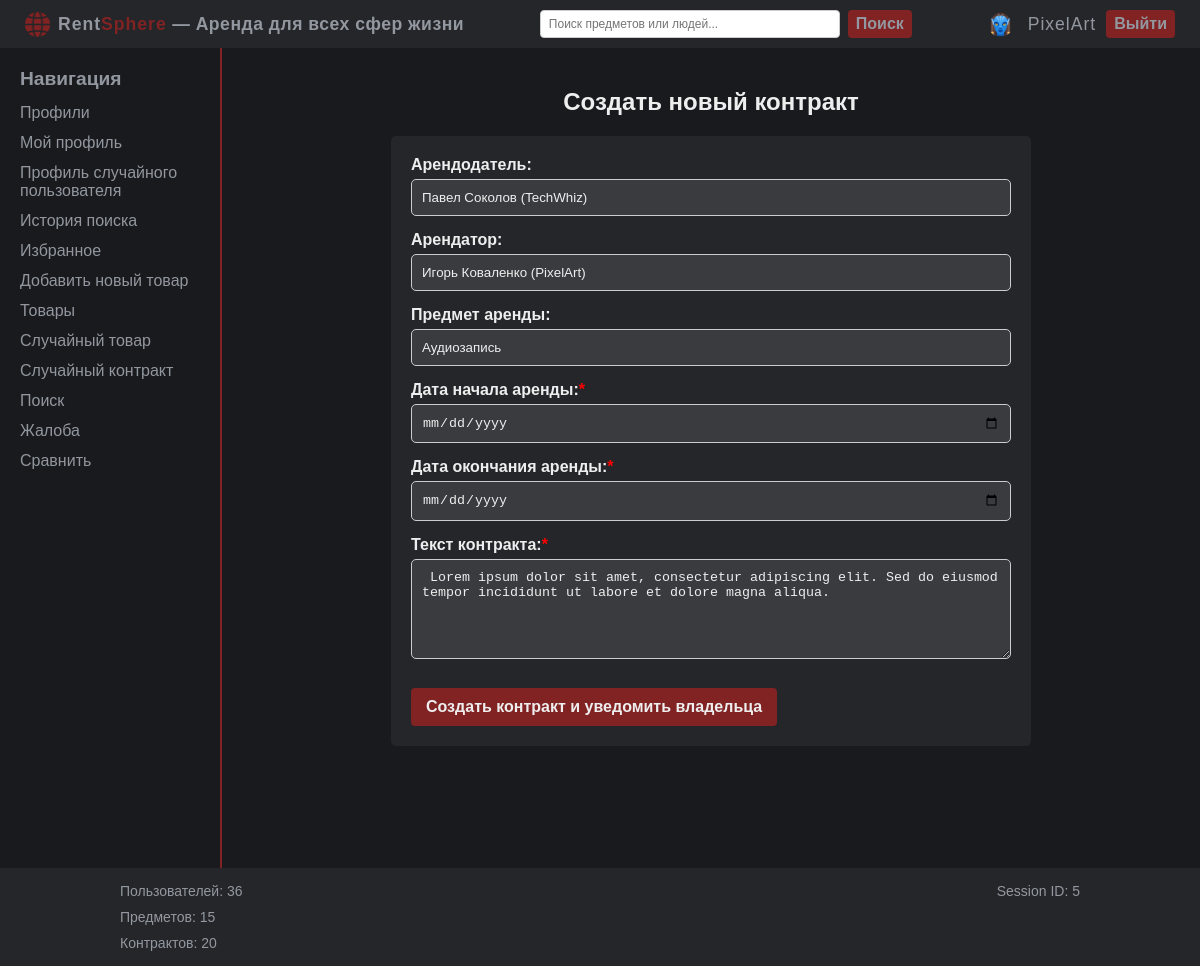
Page /contracts/new?item_id=1 (signed in) on the committed database.
### models.py (models this page shows, shortened)
class User(Base):
    __tablename__ = "users"
    id = Column(Integer, primary_key=True)
    login = Column(String(100), unique=True, nullable=False)
    password = Column(String(200), nullable=False)
    ipn = Column(Integer)
    first_name = Column(String(100))
    last_name = Column(String(100))
    phone_number = Column(String(20))
    email = Column(String(100), unique=True, nullable=False)
    avatar = Column(String(255))
    register_date = Column(Integer)
    compare_items = Column(types.JSON, default=[], nullable=True)
    items = relationship("Item", backref="owner_user")

class Item(Base):
    __tablename__ = "items"
    id = Column(Integer, primary_key=True)
    photo = Column(String(255))
    name = Column(String(255), nullable=False)
    desc = Column(Text)
    price_h = Column(Numeric(10, 2), nullable=True)
    price_d = Column(Numeric(10, 2), nullable=True)
    price_w = Column(Numeric(10, 2), nullable=True)
    price_m = Column(Numeric(10, 2), nullable=True)
    owner_id = Column(Integer, ForeignKey("users.id"))
    owner = relationship("User", backref="owner_items")

### app.py (the view, shortened to what this page needs)
@app.route("/contracts/new", methods=["GET", "POST"])
@login_required
def create_contract():
    if request.method == "GET":
        item_id = request.args.get('item_id')
        item = models.Item.query.get(item_id)
        owner = models.User.query.get(item.owner_id)
        renter = models.User.query.get(session.get("user_id"))
        return render_template("contract_form.html",
                               item=item,
                               owner=owner,
                               renter=renter,
                               user=session.get("user_id"))

### app.py (called while the page is built)
def login_required(func):
    @wraps(func)
    def wrapper(*args, **kwargs):
        user_id = session.get("user_id")
        if not user_id:
            return redirect(url_for("login"))
        return func(*args, **kwargs)
    return wrapper

@app.teardown_request
def teardown_request(exceptions=None):
    db_session.remove()

@app.context_processor
def stats_data():
    session_id = session.get("user_id")
    users_total = models.User.query.count()
    items_total = models.Item.query.count()
    contracts_total = models.Contract.query.count()
    stats = {"users_total": users_total,
             "items_total": items_total,
             "contracts_total": contracts_total,
             "session_id": session_id}
    return dict(stats=stats)

@app.context_processor
def inject_user():
    user_id = session.get("user_id")
    user_data = {"id": None, "login": "Guest"}
    if user_id:
        try:
            user_id = int(user_id)
            user = models.User.query.filter_by(id=user_id).first()
            if user:
                user_data = {"id": user.id, "login": user.login}
        except (TypeError, ValueError):
            print(f"Пользователь с ID неверного типа: {type(user_id)}")
            user_data["id"] = None
            session["user_id"] = None
    return {"current_user": user_data}

### templates/contract_form.html (shortened to what this page needs)
{% extends 'base.html' %}
{% block content %}
    <h2 class="title-create-contract-form">Создать новый контракт</h2>
    <form action="/contracts/new" method="post" class="create-contract-form">
        <div class="form-group">
            <label for="owner_id">Арендодатель:</label>
            <input type="text" id="owner_id" name="owner_id" value="{{ owner.first_name }} {{ owner.last_name }} ({{ owner.login }})" readonly>
        </div>
        <div class="form-group">
            <label for="renter_id">Арендатор:</label>
            <input type="text" id="renter_id" name="renter_id" value="{{ renter.first_name }} {{ renter.last_name }} ({{ renter.login }})" readonly>
        </div>
        <div class="form-group">
            <label for="item_id">Предмет аренды:</label>
            <input type="text" id="item_id" name="item_id" value="{{ item.name }}" readonly>
        </div>
        <div class="form-group">
            <label for="start_date">Дата начала аренды:<span class="required">*</span></label>
            <input type="date" id="start_date" name="start_date" required>
        </div>
        <div class="form-group">
            <label for="end_date">Дата окончания аренды:<span class="required">*</span></label>
            <input type="date" id="end_date" name="end_date" required>
        </div>
        <div class="form-group">
            <label for="contract_text">Текст контракта:<span class="required">*</span></label>
            <textarea id="contract_text" name="contract_text" required> Lorem ipsum dolor sit amet, consectetur adipiscing elit. Sed do eiusmod tempor incididunt ut labore et dolore magna aliqua.</textarea>
        </div>
        <button type="submit" class="button-book-item">Создать контракт и уведомить владельца</button>
    </form>
{% endblock %}

### templates/base.html (shortened to what this page needs)
<!DOCTYPE html>
<html lang="ru">
<head>
    <link rel="stylesheet" href="{{ url_for('static', filename='css/styles.css') }}">
</head>
<body>
    <div class="layout">
        <div class="header">
            <div class="header-left">
                <img src="{{ url_for('static', filename='images/logo_red.png') }}" alt="Logo" class="logo">
                <span class="brand-name"><span class="rent">Rent</span><span class="sphere">Sphere</span> — Аренда для всех сфер жизни</span>
            </div>
            <form class="header-search" action="/search" method="GET">
                <input type="text" name="q" class="search-field" placeholder="Поиск предметов или людей...">
                <button type="submit" class="search-button">Поиск</button>
            </form>
            <div class="header-right">
                {% if not current_user.id %}
                    <a href="/login">Войти</a>
                    <a href="/register">Регистрация</a>
                {% else %}
                    <img src="{{ url_for('static', filename='images/default_avatar.png') }}" alt="Аватар" class="header-avatar">
                    <span class="header-user">{{ current_user.login }}</span>
                    <a href="/logout">Выйти</a>
                {% endif %}
            </div>
        </div>
        <div class="center-container">
            <div class="sidebar">
                <span>Навигация</span>
                {% if current_user.id %}
                    <a href="/profiles">Профили</a>
                    <a href="{{ url_for('profile', user_id=current_user.id) }}">Мой профиль</a>
                    <a href="/profiles/random_user">Профиль случайного пользователя</a>
                    <a href="/profiles/search_history">История поиска</a>
                    <a href="/profiles/favorites">Избранное</a>
                    <a href="/items/add">Добавить новый товар</a>
                    <a href="/items">Товары</a>
                    <a href="/items/random_item_details">Случайный товар</a>
                    <a href="/contracts/random_contract">Случайный контракт</a>
                    <a href="/search">Поиск</a>
                    <a href="/complain">Жалоба</a>
                    <a href="/compare">Сравнить</a>
                {% endif %}
            </div>
            <div class="content-area">
                {% block content %}{% endblock %}
            </div>
        </div>
        <div class="footer">
            <table class="stats-table">
                <tr>
                    <td class="left-col">Пользователей: {{ stats.users_total }}</td>
                    <td class="right-col">Session ID: {{ stats.session_id }}</td>
                </tr>
                <tr>
                    <td class="left-col">Предметов: {{ stats.items_total }}</td>
                    <td class="right-col"></td>
                </tr>
                <tr>
                    <td class="left-col">Контрактов: {{ stats.contracts_total }}</td>
                    <td class="right-col"></td>
                </tr>
            </table>
        </div>
    </div>
</body>
</html>

### static/css/styles.css (style rules this page uses)
body { background-color: #181A1D; color: #EEEEEE; margin: 0; font-family: Arial, sans-serif; }
.header, .footer { background-color: #242629; color: #9398A0; padding: 10px; text-align: center; }
.center-container { display: flex; }
.content-area { flex-grow: 1; background-color: #181A1D; padding: 20px; color: #EEEEEE; }
.stats-table { width: 1000px; margin: 0 auto; border-collapse: collapse; }
.stats-table td { padding: 5px 20px; vertical-align: middle; border: none; font-size: 14px; }
.left-col { text-align: left; }
.right-col { text-align: right; }

### static/css/modules/sidebar.css (style rules this page uses)
.sidebar { background-color: #181A1D; color: #92979F; padding: 20px; width: 180px; height: calc(100vh - 20px); overflow-y: auto; float: left; }
.sidebar span { font-size: 1.2em; margin-bottom: 8px; display: block; font-weight: bold; }
.sidebar a { display: block; color: #92979F; text-decoration: none; padding: 6px 0; }
.sidebar + .content-area { border-left: 2px solid #812223; }

### static/css/modules/forms.css (style rules this page uses)
span.required { color: red; }
.button-book-item { color: #EEEEEE; background-color: #812223; padding: 8px 12px; font-weight: bold; font-size: 1em; border: none; border-radius: 4px; cursor: pointer; transition: background-color 0.3s ease, transform 0.2s ease; margin-top: 10px; }

### static/css/modules/header.css (style rules this page uses)
.header { display: flex; justify-content: space-between; align-items: center; padding: 5px 10px; background-color: #242629; }
.header-left { display: flex; align-items: center; }
.logo { width: 25px; height: 25px; margin-right: 8px; margin-left: 15px; }
.brand-name { color: #9398A0; font-weight: bold; font-size: 1.1em; letter-spacing: 0.5px; }
.rent { font-weight: bold; color: #9398A0; letter-spacing: 1px; }
.sphere { font-weight: bold; color: #812223; letter-spacing: 1px; }
.header-search { display: flex; align-items: center; justify-content: center; flex: 1; }
.search-field { padding: 6px 8px; font-size: 12px; border: 1px solid #ccc; border-radius: 4px; width: 300px; box-sizing: border-box; }
.search-button { color: #9398A0; background-color: #812223; padding: 5px 8px; font-weight: bold; font-size: 1em; border: none; border-radius: 4px; cursor: pointer; margin-left: 8px; transition: background-color 0.3s ease; }
.header-right { display: flex; align-items: center; justify-content: flex-end; gap: 10px; }
.header a { color: #9398A0; background-color: #812223; padding: 5px 8px; text-decoration: none; font-weight: bold; font-size: 1em; border-radius: 4px; margin-right: 15px; transition: background-color 0.3s ease; }
.header-avatar { width: 25px; height: 25px; border-radius: 50%; margin-right: 5px; }
.header-user { color: #9398A0; font-size: 1.1em; letter-spacing: 1px; display: flex; align-items: center; }

### static/css/modules/contract_form.css (style rules this page uses)
.title-create-contract-form { text-align: center; color: #EEEEEE; font-size: 1.5em; margin-bottom: 20px; }
.create-contract-form { background-color: #242629; padding: 20px; border-radius: 5px; max-width: 600px; margin: 0 auto; }
.create-contract-form label { color: #EEEEEE; display: block; margin-bottom: 5px; font-weight: bold; }
.create-contract-form .form-group { margin-bottom: 15px; }
.create-contract-form input[type="text"], .create-contract-form input[type="date"], .create-contract-form textarea { width: 100%; padding: 10px; border-radius: 5px; border: 1px solid #CCCCCC; background-color: #3A3B3F; color: #EEEEEE; box-sizing: border-box; }
.create-contract-form button[type="submit"] { color: #EEEEEE; background-color: #812223; padding: 10px 15px; font-weight: bold; font-size: 1em; border: none; border-radius: 4px; cursor: pointer; transition: background-color 0.3s ease; }
.create-contract-form span.required { color: red; }
.create-contract-form textarea { min-height: 100px; resize: vertical; }

### rows in the picture
User: login "PixelArt", renter_id "Игорь Коваленко (PixelArt)"
User: owner_id "Павел Соколов (TechWhiz)"
Item: item_id "Аудиозапись"

### other values in the picture
{{ stats.users_total }} "36"
{{ stats.session_id }} "5"
{{ stats.items_total }} "15"
{{ stats.contracts_total }} "20"
